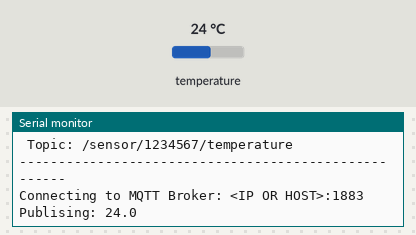
This sketch was run on a simulated ESP8266 (NodeMCU). Parts: the last lines printed to the serial monitor. The inputs (shaded band) are chosen by the test bench; at power-on: temperature 24 °C. WiFi joins after 1.5 s; servers stay silent unless stated; no MQTT or app messages arrive unless stated.

Above: at 6.2 s.
6.3 s: temperature set to 12 °C
At 12.2 s:
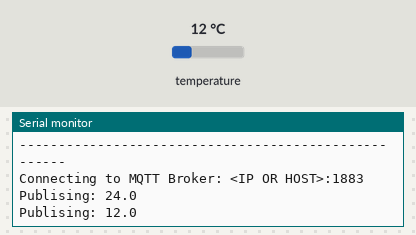
12.4 s: temperature set to 19 °C
At 18.0 s:
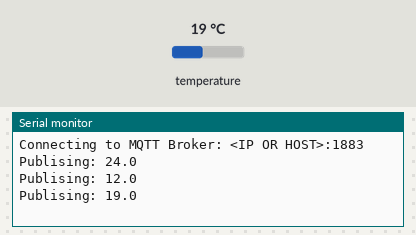

The sketch:

termometer.ino
```cpp
#include <ESP8266WiFi.h>
#include <PubSubClient.h>
#include <OneWire.h>
#include <DallasTemperature.h>
#include "Streaming.h"

#define TEMP_SENSOR D4

const int ID = ESP.getChipId();                 // Device ID
const char* WIFI_SSID = "<WIFI>";               // WiFi Name
const char* WIFI_PASSWORD = "<PASSWORD>";       // WiFi Password
const char* MQTT_HOST = "<IP OR HOST>";         // MQTT Broker Host
const int   MQTT_PORT = 1883;                   // MQTT Port
const char* MQTT_USER = "<USER>";               // MQTT User
const char* MQTT_PASSWORD = "<PASSWORD>";       // MQTT Password
const char* MQTT_TOPIC = "/sensor/";            // MQTT Topic
const int   INTERVAL = 5000;                    // How often ESP8266 should get temperature value from the sensor
const float TEMP_CORRECTION = 0;                // Temperatur correction
const int   CONNECTION_WAIT_TIME = 5000;        // How long ESP8266 should wait before next attempt to connect to WiFi or MQTT Broker

char  mqttTopic[35];
float memorizedTemperature = 0;
char  temperatureString[6];

WiFiClient esp;
PubSubClient client(esp);
OneWire wireProtocol(TEMP_SENSOR);
DallasTemperature DS18B20(&wireProtocol);

void setup() {
  Serial.begin(115200);
  connectToWiFi();
  Serial << " MQTT Broker: " << MQTT_HOST << ":" << MQTT_PORT << endl;
  sprintf(mqttTopic, "%s%i/temperature", MQTT_TOPIC, ID);
  Serial << " Topic: " << mqttTopic << endl;
  client.setServer(MQTT_HOST, MQTT_PORT);
  DS18B20.begin();
  Serial << "-----------------------------------------------------" << endl;
}

void connectToWiFi() {
  Serial.println();
  Serial << "Connecting to " << WIFI_SSID;
  WiFi.begin(WIFI_SSID, WIFI_PASSWORD);
  while (WiFi.status() != WL_CONNECTED) {
    delay(CONNECTION_WAIT_TIME);
    Serial << ".";
  }

  Serial.println();
  Serial << "-----------------------------------------------------" << endl;
  Serial << " Device ID: " << ID << endl;
  Serial << " WiFi connected: " << WIFI_SSID << endl;
  Serial << " IP address: " << WiFi.localIP()  << endl;
}

void connectToMQTT() {
  while (!client.connected()) {
    Serial << "Connecting to MQTT Broker: " << MQTT_HOST << ":" << MQTT_PORT << endl;
    if (client.connect("ESP8266 Sensor", MQTT_USER, MQTT_PASSWORD)) {
      Serial.println();
    } else {
      Serial << "ESP8266 will try to connected in : " << CONNECTION_WAIT_TIME/1000 << "sec" << endl;;
      delay(CONNECTION_WAIT_TIME);
    }
  }
}

float getTemperature() {
  float temperature;
  do {
    DS18B20.requestTemperatures();
    temperature = DS18B20.getTempCByIndex(0);
  } while (temperature == 85.0 || temperature == (-127.0));
  return temperature + TEMP_CORRECTION;
}

void loop() {
  if (!client.connected()) {
    connectToMQTT();
  }
  client.loop();
  float temperature = getTemperature();
  if (memorizedTemperature!=temperature) {
      memorizedTemperature = temperature;
      dtostrf(temperature, 2, 1, temperatureString);
      Serial << "Publising: " << temperatureString << endl;
      client.publish(mqttTopic, temperatureString);
  }
  delay(INTERVAL);
}
```

Measured:
- after the input at 6.3 s, the serial monitor: prints a new line after 5.3 s (image 1)
- after the input at 12.4 s, the serial monitor: prints a new line after 5.0 s (image 2)
